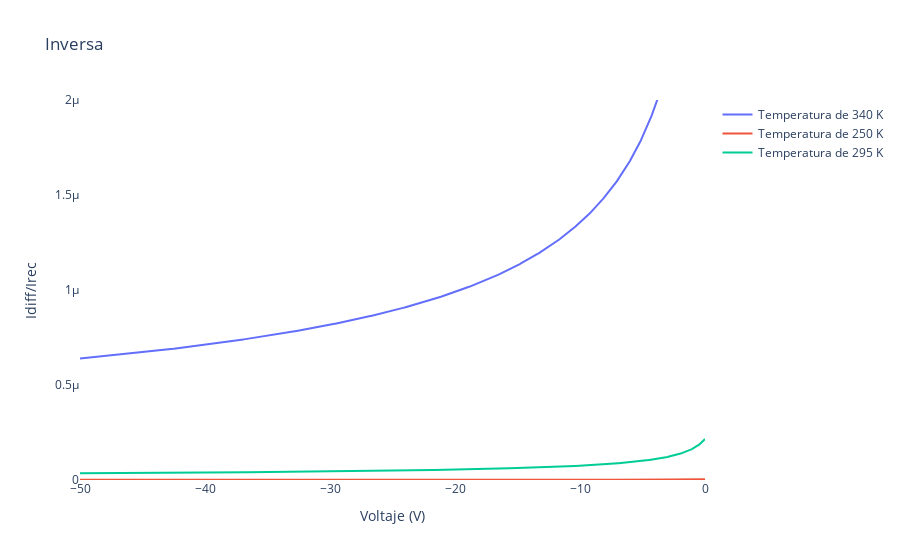

Notebook code for this chart:
### Code cell
import numpy as np
import plotly.graph_objects as go

te = np.linspace(250, 340, 90)
vf_s = np.linspace(0, v_f, 1000)
vr_s = np.linspace(0, v_r, 1000)

i_tt1 = 2*((np.sqrt(n_c * n_v * np.exp(-e_g / (kev * 340)))*L_p)/(n_d*(np.sqrt(((2*eps)/q)*((n_a+n_d)/(n_a*n_d))*(((k*340)/q)*np.log((n_a*n_d)/((np.sqrt(n_c * n_v * np.exp(-e_g / ( kev * 340))))**2))+vr_s)))))
i_tt2 = 2*((np.sqrt(n_c * n_v * np.exp(-e_g / (kev * 250)))*L_p)/(n_d*(np.sqrt(((2*eps)/q)*((n_a+n_d)/(n_a*n_d))*(((k*250)/q)*np.log((n_a*n_d)/((np.sqrt(n_c * n_v * np.exp(-e_g / ( kev * 250))))**2))+vr_s)))))
i_tt3 = 2*((np.sqrt(n_c * n_v * np.exp(-e_g / (kev * 295)))*L_p)/(n_d*(np.sqrt(((2*eps)/q)*((n_a+n_d)/(n_a*n_d))*(((k*295)/q)*np.log((n_a*n_d)/((np.sqrt(n_c * n_v * np.exp(-e_g / ( kev * 295))))**2))+vr_s)))))
#i_g2 = (np.exp(-vr_s)-1)

# Crear la figura
fig = go.Figure()

# Agregar las curvas al gráfico
fig.add_trace(go.Scatter(x=-vr_s, y=i_tt1, mode='lines', name=f'Temperatura de 340 K'))
fig.add_trace(go.Scatter(x=-vr_s, y=i_tt2, mode='lines', name=f'Temperatura de 250 K'))
fig.add_trace(go.Scatter(x=-vr_s, y=i_tt3, mode='lines', name=f'Temperatura de 295 K'))

# Configurar el diseño del gráfico
fig.update_layout(
    xaxis=dict(title='Voltaje (V)'),
    yaxis=dict(title='Idiff/Irec', range=[0, 2e-6]),
    title='Inversa',
    showlegend=True,
    plot_bgcolor="white",
    paper_bgcolor="white"
)
# Configurar las líneas de los ejes x e y

# Mostrar el gráfico
fig.show()

### Figure 1 — Plotly figure (JSON) as saved in the notebook; plotly's stock layout.template omitted (floating-point values rounded to 4 significant figures; data arrays with more than 128 entries replaced by an {"elided": "..."} marker saying what was removed)
{"data": [{"mode": "lines", "name": "Temperatura de 340 K", "type": "scatter", "x": {"elided": "1000 float values"}, "y": {"elided": "1000 float values"}}, {"mode": "lines", "name": "Temperatura de 250 K", "type": "scatter", "x": {"elided": "1000 float values"}, "y": {"elided": "1000 float values"}}, {"mode": "lines", "name": "Temperatura de 295 K", "type": "scatter", "x": {"elided": "1000 float values"}, "y": {"elided": "1000 float values"}}], "layout": {"paper_bgcolor": "white", "plot_bgcolor": "white", "showlegend": true, "title": {"text": "Inversa"}, "xaxis": {"title": {"text": "Voltaje (V)"}}, "yaxis": {"range": [0, 2e-06], "title": {"text": "Idiff/Irec"}}}}
